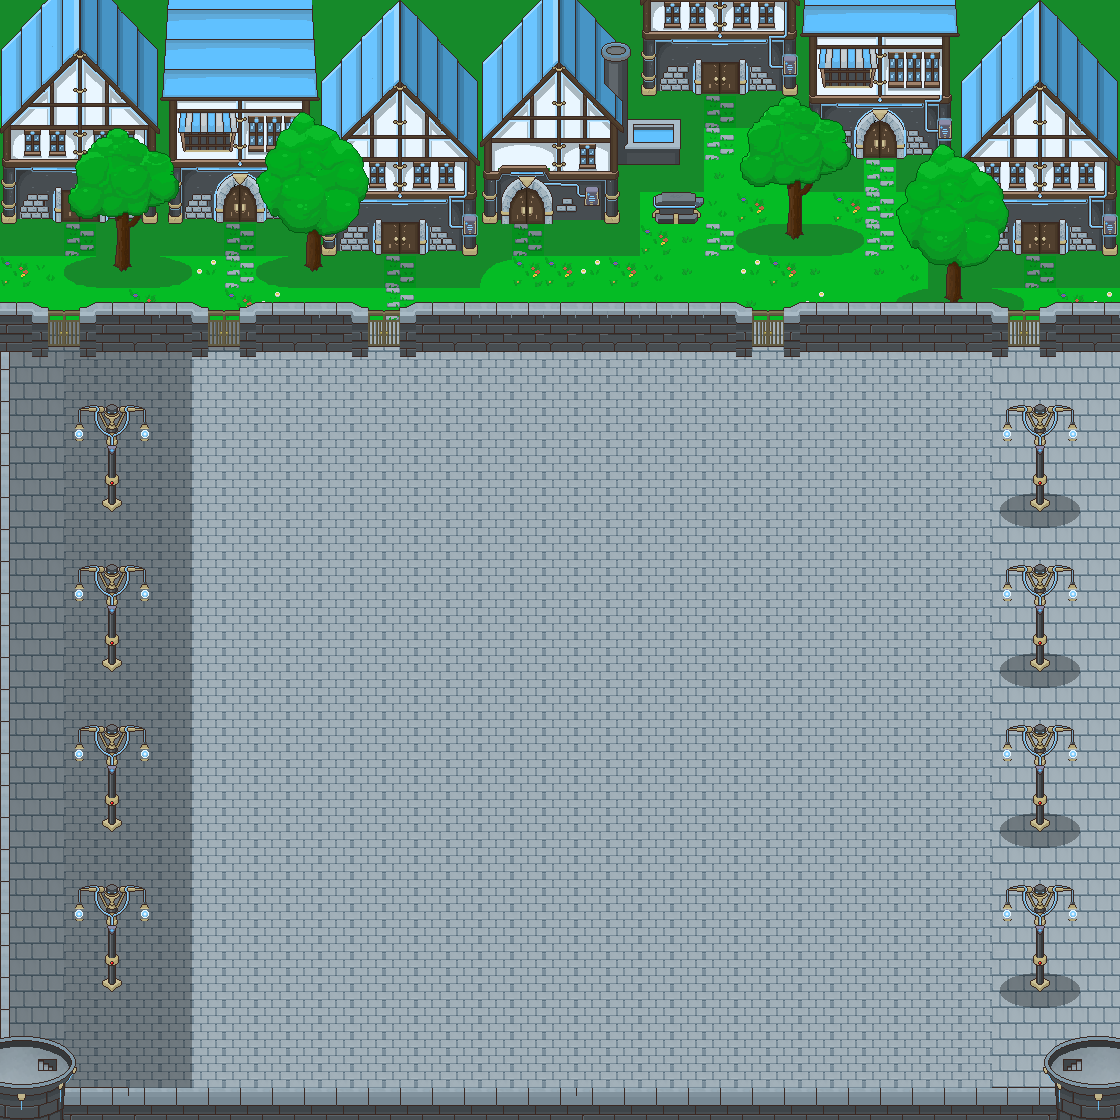

Tiled map render using the project's own tile images. Description and the map definition, with tile-layer contents summarised, below:
An orthogonal 35x35 tile map with 32x32 px tiles, 4 tile layers (Tile Layer 1, Tile Layer 2, Tile Layer 3, Tile Layer 4).

<map version="1.9" tiledversion="1.9.0" orientation="orthogonal" renderorder="right-down" width="35" height="35" tilewidth="32" tileheight="32" infinite="0" nextlayerid="5" nextobjectid="1">
 <tileset firstgid="1" source="280361962_690188075389992_4499088664645344840_n.tsx" />
 <layer id="1" name="Tile Layer 1" width="35" height="35">
  <data>[1225 cells, 1225 non-empty, 18 distinct tile ids]</data>
 </layer>
 <layer id="2" name="Tile Layer 2" width="35" height="35">
  <data>[1225 cells, 257 non-empty, 124 distinct tile ids]</data>
 </layer>
 <layer id="3" name="Tile Layer 3" width="35" height="35">
  <data>[1225 cells, 284 non-empty, 67 distinct tile ids]</data>
 </layer>
 <layer id="4" name="Tile Layer 4" width="35" height="35">
  <data>[1225 cells, 65 non-empty, 36 distinct tile ids]</data>
 </layer>
</map>
